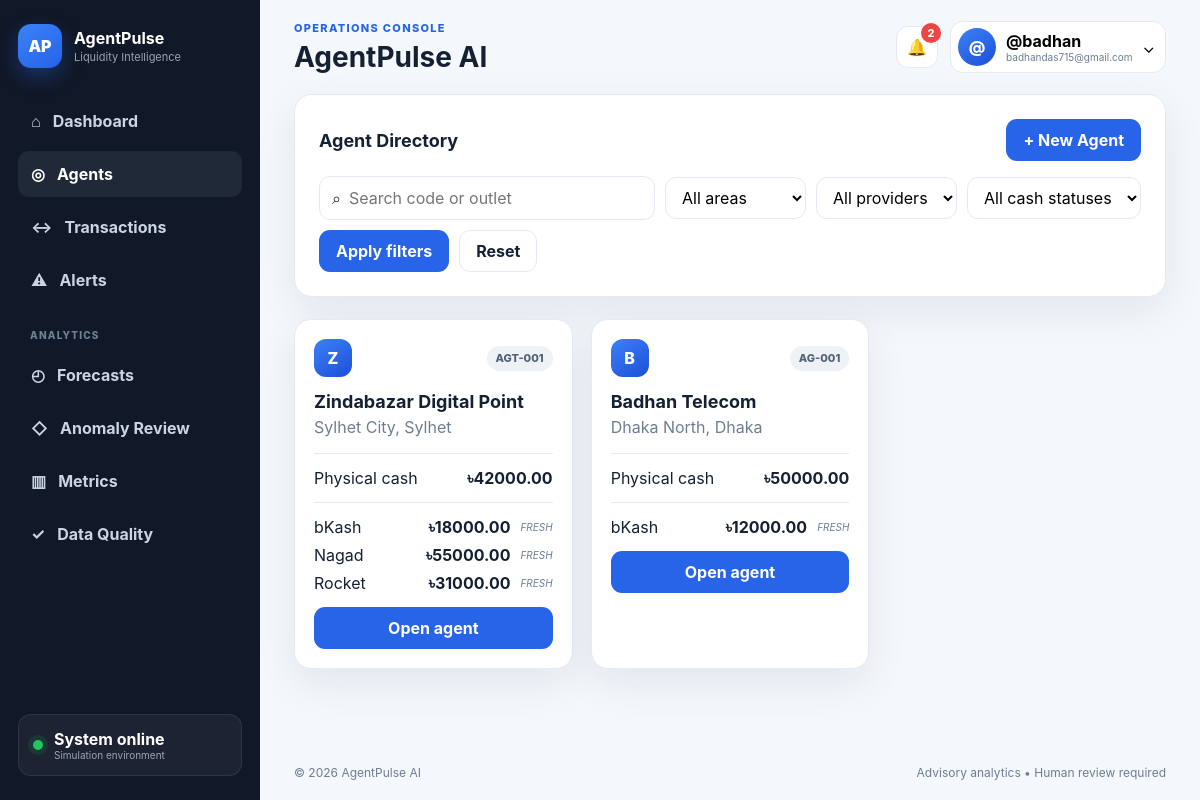
The app's page /agents/ (signed in) with its own data.
### agents/models.py (models this page shows, shortened)
class Agent(models.Model):
    agent_code = models.CharField(
        max_length=40,
        unique=True,
    )
    outlet_name = models.CharField(
        max_length=150,
    )
    area = models.ForeignKey(
        Area,
        on_delete=models.SET_NULL,
        null=True,
        blank=True,
    )
    physical_cash = models.DecimalField(
        max_digits=14,
        decimal_places=2,
        default=0,
    )
    safety_cash_threshold = models.DecimalField(
        max_digits=14,
        decimal_places=2,
        default=10000,
    )
    latitude = models.DecimalField(
        max_digits=10,
        decimal_places=7,
        null=True,
        blank=True,
    )
    longitude = models.DecimalField(
        max_digits=10,
        decimal_places=7,
        null=True,
        blank=True,
    )
    created_at = models.DateTimeField(
        auto_now_add=True,
    )

class Area(models.Model):
    name = models.CharField(
        max_length=100,
    )
    district = models.CharField(
        max_length=100,
        blank=True,
    )

class AgentProviderBalance(models.Model):
    DATA_STATUS_CHOICES = [
        ("FRESH", "Fresh"),
        ("DELAYED", "Delayed"),
        ("MISSING", "Missing"),
        ("CONFLICTING", "Conflicting"),
    ]
    agent = models.ForeignKey(
        Agent,
        on_delete=models.CASCADE,
        related_name="provider_balances",
    )
    provider = models.ForeignKey(
        Provider,
        on_delete=models.CASCADE,
        related_name="agent_balances",
    )
    current_balance = models.DecimalField(
        max_digits=14,
        decimal_places=2,
        default=0,
    )
    safety_threshold = models.DecimalField(
        max_digits=14,
        decimal_places=2,
        default=10000,
    )
    data_timestamp = models.DateTimeField()
    data_status = models.CharField(
        max_length=20,
        choices=DATA_STATUS_CHOICES,
        default="FRESH",
    )
    class Meta:
        constraints = [
            models.UniqueConstraint(
                fields=["agent", "provider"],
                name="unique_agent_provider_balance",
            )
        ]

class Provider(models.Model):
    name = models.CharField(
        max_length=80,
        unique=True,
    )
    code = models.CharField(
        max_length=20,
        unique=True,
    )
    is_active = models.BooleanField(
        default=True,
    )

### agents/views.py (the view, shortened to what this page needs)
@login_required
def agent_list(request):
    search_query = request.GET.get("q", "").strip()
    area_id = request.GET.get("area", "").strip()
    provider_id = request.GET.get("provider", "").strip()
    cash_status = request.GET.get("cash_status", "").strip()
    agents = Agent.objects.select_related(
        "area"
    ).prefetch_related(
        Prefetch(
            "provider_balances",
            queryset=AgentProviderBalance.objects.select_related(
                "provider"
            ),
        )
    )
    if area_id:
        agents = agents.filter(area_id=area_id)
    if provider_id:
        agents = agents.filter(
            provider_balances__provider_id=provider_id
        ).distinct()
    agents = list(agents)
    if cash_status:
        agents = [
            agent
            for agent in agents
            if agent.cash_status == cash_status
        ]
    context = {
        "agents": agents,
        "areas": Area.objects.all(),
        "providers": Provider.objects.filter(is_active=True),
        "search_query": search_query,
        "selected_area": area_id,
        "selected_provider": provider_id,
        "selected_cash_status": cash_status,
    }
    return render(
        request,
        "agents/agent_list.html",
        context,
    )

### alerts/context_processors.py (called while the page is built)
def unread_alert_count(request):
    if not getattr(request, "user", None) or not request.user.is_authenticated:
        return {"unread_alert_count": 0}
    count = Alert.objects.filter(
        status__in=["NEW", "ASSIGNED", "ACKNOWLEDGED", "INVESTIGATING", "ESCALATED"]
    ).count()
    return {"unread_alert_count": count}

### templates/agents/agent_list.html
{% extends 'base.html' %}{% load static %}{% block title %}Agents | AgentPulse AI{% endblock %}{% block extra_css %}<link rel="stylesheet" href="{% static 'css/agents.css' %}">{% endblock %}{% block page_title %}Agents{% endblock %}{% block content %}<section class="panel"><div class="panel-head" style="display: flex; justify-content: space-between; align-items: center; margin-bottom: 15px;"><h3>Agent Directory</h3><a class="btn btn-primary" href="{% url 'agents:agent_create' %}">+ New Agent</a></div><form class="filter-bar" method="get"><label class="search-field">⌕<input name="q" value="{{ search_query }}" placeholder="Search code or outlet"></label><select name="area"><option value="">All areas</option>{% for area in areas %}<option value="{{ area.id }}" {% if selected_area == area.id|stringformat:'s' %}selected{% endif %}>{{ area.name }}</option>{% endfor %}</select><select name="provider"><option value="">All providers</option>{% for provider in providers %}<option value="{{ provider.id }}" {% if selected_provider == provider.id|stringformat:'s' %}selected{% endif %}>{{ provider.name }}</option>{% endfor %}</select><select name="cash_status"><option value="">All cash statuses</option><option value="SAFE" {% if selected_cash_status == 'SAFE' %}selected{% endif %}>Safe</option><option value="LOW" {% if selected_cash_status == 'LOW' %}selected{% endif %}>Low</option><option value="CRITICAL" {% if selected_cash_status == 'CRITICAL' %}selected{% endif %}>Critical</option></select><button class="btn btn-primary">Apply filters</button><a class="btn btn-light" href="{% url 'agents:agent_list' %}">Reset</a></form></section><section class="card-grid agents-grid">{% for agent in agents %}<article class="agent-card"><div class="card-top"><span class="avatar square">{{ agent.outlet_name|first|upper }}</span><span class="badge neutral">{{ agent.agent_code }}</span></div><h3>{{ agent.outlet_name }}</h3><p>{{ agent.area.name|default:'Area not assigned' }}{% if agent.area.district %}, {{ agent.area.district }}{% endif %}</p><div class="money-row"><span>Physical cash</span><strong>৳{{ agent.physical_cash|floatformat:2 }}</strong></div><div class="balance-list">{% for b in agent.provider_balances.all %}<div><span>{{ b.provider.name }}</span><strong>৳{{ b.current_balance|floatformat:2 }}</strong><em class="data-status {{ b.data_status|lower }}">{{ b.get_data_status_display }}</em></div>{% empty %}<p class="muted">No provider balances.</p>{% endfor %}</div><a class="btn btn-primary full" href="{% url 'agents:agent_detail' agent.id %}">Open agent</a></article>{% empty %}<div class="empty panel">No agents match these filters.</div>{% endfor %}</section>{% endblock %}

### templates/partials/topbar.html (shortened to what this page needs)
<header class="topbar"><div><p class="eyebrow">Operations console</p><h1>{% block page_title %}AgentPulse AI{% endblock %}</h1></div><div class="top-actions"><a class="icon-btn notification-link" href="{% url 'alerts:alert_list' %}" aria-label="Alerts"><span aria-hidden="true">🔔</span>{% if unread_alert_count %}<span class="notification-badge">{{ unread_alert_count }}</span>{% endif %}</a><div class="user-menu"><button class="user-button" data-dropdown-toggle><span class="avatar">{{ user.username|first|upper }}</span><span class="user-copy"><strong>{{ user.get_full_name|default:user.username }}</strong><small>{{ user.email|default:'Team member' }}</small></span><span>⌄</span></button></div></div></header>

### static/css/main.css (style rules this page uses)
:root { --bg:#f4f7fb;--panel:#fff;--ink:#162033;--muted:#6f7d91;--line:#e5eaf2;--primary:#2764e7;--primary-dark:#1d4ed8;--nav:#111827;--success:#16a34a;--warning:#d97706;--danger:#dc2626;--info:#0284c7;--shadow:0 14px 40px rgba(25,42,70,.08);--radius:18px }
* { box-sizing:border-box }
html { scroll-behavior:smooth }
body { margin:0;background:var(--bg);color:var(--ink);font-family:Inter,ui-sans-serif,system-ui,-apple-system,"Segoe UI",sans-serif }
a { color:inherit;text-decoration:none }
button,input,select,textarea { font:inherit }
button { cursor:pointer }
h1,h2,h3,p { margin-top:0 }
h1 { font-size:28px }
h3 { font-size:18px }
.muted,small { color:var(--muted) }
.eyebrow { margin:0 0 5px;color:var(--primary);font-size:11px;font-weight:800;text-transform:uppercase;letter-spacing:.12em }
.panel { background:var(--panel);border:1px solid var(--line);border-radius:var(--radius);box-shadow:var(--shadow);padding:24px;margin-bottom:22px }
.panel-head { display:flex;align-items:center;justify-content:space-between;gap:18px;margin-bottom:20px }
.panel-head h2,.panel-head h3 { margin:0 }
.btn { display:inline-flex;align-items:center;justify-content:center;min-height:42px;padding:0 16px;border-radius:11px;border:1px solid transparent;font-weight:750;transition:.2s }
.btn-primary { background:var(--primary);color:#fff }
.btn-light { background:#fff;border-color:var(--line) }
.btn.full,.full { width:100% }
.icon-btn { width:42px;height:42px;border:1px solid var(--line);background:#fff;border-radius:12px;display:grid;place-items:center }
.badge { display:inline-flex;align-items:center;min-height:25px;padding:0 9px;border-radius:999px;font-size:11px;font-style:normal;font-weight:800;background:#eef2f7;color:#526176 }
.badge.low,.badge.neutral { background:#eef2f7;color:#526176 }
.avatar { width:38px;height:38px;display:grid;place-items:center;border-radius:50%;background:linear-gradient(145deg,#3b82f6,#1d4ed8);color:#fff;font-weight:850 }
.avatar.square { border-radius:12px }
.filter-bar { display:flex;gap:10px;flex-wrap:wrap;align-items:center }
.filter-bar select,.filter-bar input,.search-field { min-height:42px;border:1px solid var(--line);border-radius:11px;background:#fff }
.filter-bar select,.filter-bar input { padding:0 12px }
.search-field { display:flex;align-items:center;gap:8px;padding:0 12px;flex:1;min-width:220px }
.search-field input { border:0;outline:0;width:100%;padding:0;background:transparent }
.money-row { display:flex;justify-content:space-between;padding:14px 0;border-top:1px solid var(--line);border-bottom:1px solid var(--line) }
.balance-list { display:grid;gap:8px;margin:14px 0 }
.balance-list>div { display:grid;grid-template-columns:1fr auto auto;gap:10px;align-items:center }
.data-status { font-size:10px;text-transform:uppercase;color:var(--muted) }

### static/css/layout.css (style rules this page uses)
.topbar { min-height:94px;padding:18px 34px;display:flex;align-items:center;justify-content:space-between;gap:18px }
.topbar h1 { margin:0 }
.top-actions { display:flex;align-items:center;gap:12px }
.notification-link { position:relative }
.notification-badge { position:absolute;top:-4px;right:-4px;min-width:20px;height:20px;padding:0 5px;border-radius:999px;background:#ef4444;color:#fff;font-size:11px;font-weight:800;display:grid;place-items:center;line-height:1 }
.user-menu { position:relative }
.user-button { display:flex;align-items:center;gap:10px;background:#fff;border:1px solid var(--line);border-radius:13px;padding:6px 10px 6px 7px }
.user-copy { text-align:left }
.user-copy strong,.user-copy small { display:block }
.user-copy small { font-size:10px }

### static/css/agents.css (style rules this page uses)
.agents-grid { grid-template-columns:repeat(3,1fr) }
.card-grid { display:grid;gap:18px }
.agent-card { background:#fff;border:1px solid var(--line);border-radius:17px;padding:19px;box-shadow:var(--shadow) }
.agent-card .card-top { display:flex;justify-content:space-between;align-items:center }
.agent-card h3 { margin:14px 0 5px }
.agent-card>p { color:var(--muted) }

### records on screen
Agent: outlet_name|first "Z", agent_code "AGT-001", outlet_name "Zindabazar Digital Point", area.name "Sylhet City", area.district "Sylhet", physical_cash "42000.00"
AgentProviderBalance: provider.name "bKash", current_balance "18000.00", data_status "FRESH"
AgentProviderBalance: provider.name "Nagad", current_balance "55000.00", data_status "FRESH"
AgentProviderBalance: provider.name "Rocket", current_balance "31000.00", data_status "FRESH"
Agent: outlet_name|first "B", agent_code "AG-001", outlet_name "Badhan Telecom", area.name "Dhaka North", area.district "Dhaka", physical_cash "50000.00"
AgentProviderBalance: provider.name "bKash", current_balance "12000.00", data_status "FRESH"

### other values on screen
{{ unread_alert_count }} "2"
{{ user.username|first|upper }} "@"
{{ user.get_full_name|default:user.username }} "@badhan"
{{ user.email|default:'Team member' }} "badhandas715@gmail.com"
